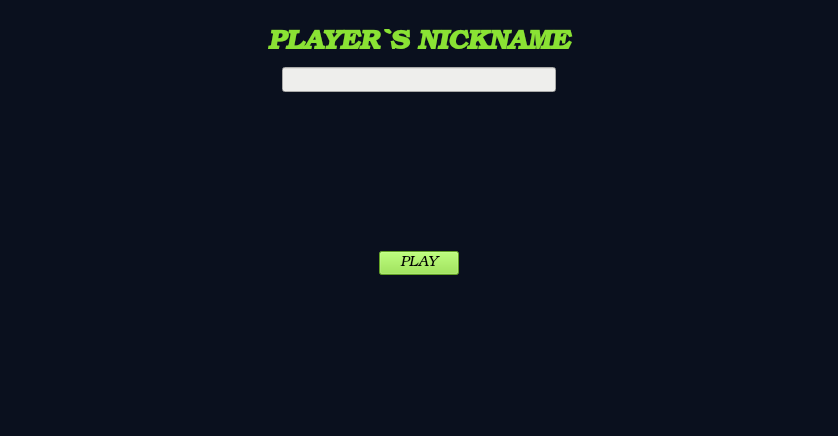
<?xml version="1.0" encoding="UTF-8"?>
<ui version="4.0">
 <class>MainWindow</class>
 <widget class="QMainWindow" name="MainWindow">
  <property name="enabled">
   <bool>true</bool>
  </property>
  <property name="geometry">
   <rect>
    <x>0</x>
    <y>0</y>
    <width>838</width>
    <height>436</height>
   </rect>
  </property>
  <property name="windowTitle">
   <string>MainWindow</string>
  </property>
  <property name="styleSheet">
   <string notr="true">background-color: rgb(10, 16, 30);</string>
  </property>
  <widget class="QWidget" name="centralwidget">
   <layout class="QVBoxLayout" name="verticalLayout">
    <item>
     <widget class="QLabel" name="logoLabel">
      <property name="text">
       <string/>
      </property>
      <property name="pixmap">
       <pixmap resource="Resources.qrc">:/images/GameLogo.png</pixmap>
      </property>
      <property name="scaledContents">
       <bool>true</bool>
      </property>
     </widget>
    </item>
    <item>
     <widget class="QLabel" name="nicknameLabel">
      <property name="font">
       <font>
        <family>URW Bookman</family>
        <weight>75</weight>
        <italic>true</italic>
        <bold>true</bold>
       </font>
      </property>
      <property name="text">
       <string>&lt;html&gt;&lt;head/&gt;&lt;body&gt;&lt;p align=&quot;center&quot;&gt;&lt;span style=&quot; font-size:20pt; color:#8ae234;&quot;&gt;PLAYER`S NICKNAME&lt;/span&gt;&lt;/p&gt;&lt;/body&gt;&lt;/html&gt;</string>
      </property>
     </widget>
    </item>
    <item>
     <layout class="QHBoxLayout" name="horizontalLayout_2">
      <item>
       <spacer name="horizontalSpacer">
        <property name="orientation">
         <enum>Qt::Horizontal</enum>
        </property>
        <property name="sizeHint" stdset="0">
         <size>
          <width>40</width>
          <height>20</height>
         </size>
        </property>
       </spacer>
      </item>
      <item>
       <widget class="QLineEdit" name="nicknameLineEdit">
        <property name="font">
         <font>
          <family>Tlwg Typo</family>
          <weight>75</weight>
          <bold>true</bold>
         </font>
        </property>
        <property name="styleSheet">
         <string notr="true">background-color: rgb(238, 238, 236);</string>
        </property>
       </widget>
      </item>
      <item>
       <spacer name="horizontalSpacer_2">
        <property name="orientation">
         <enum>Qt::Horizontal</enum>
        </property>
        <property name="sizeHint" stdset="0">
         <size>
          <width>40</width>
          <height>20</height>
         </size>
        </property>
       </spacer>
      </item>
     </layout>
    </item>
    <item>
     <spacer name="verticalSpacer">
      <property name="orientation">
       <enum>Qt::Vertical</enum>
      </property>
      <property name="sizeHint" stdset="0">
       <size>
        <width>20</width>
        <height>40</height>
       </size>
      </property>
     </spacer>
    </item>
    <item>
     <layout class="QHBoxLayout" name="horizontalLayout">
      <item>
       <spacer name="horizontalSpacer_4">
        <property name="orientation">
         <enum>Qt::Horizontal</enum>
        </property>
        <property name="sizeHint" stdset="0">
         <size>
          <width>40</width>
          <height>20</height>
         </size>
        </property>
       </spacer>
      </item>
      <item>
       <widget class="QPushButton" name="playBtn">
        <property name="font">
         <font>
          <family>URW Bookman</family>
          <pointsize>11</pointsize>
          <weight>7</weight>
          <italic>true</italic>
          <bold>false</bold>
          <underline>false</underline>
         </font>
        </property>
        <property name="styleSheet">
         <string notr="true">background-color: rgb(138, 226, 52);
font: 63 italic 11pt &quot;URW Bookman&quot;;</string>
        </property>
        <property name="text">
         <string>PLAY</string>
        </property>
       </widget>
      </item>
      <item>
       <spacer name="horizontalSpacer_5">
        <property name="orientation">
         <enum>Qt::Horizontal</enum>
        </property>
        <property name="sizeHint" stdset="0">
         <size>
          <width>40</width>
          <height>20</height>
         </size>
        </property>
       </spacer>
      </item>
     </layout>
    </item>
    <item>
     <spacer name="verticalSpacer_2">
      <property name="orientation">
       <enum>Qt::Vertical</enum>
      </property>
      <property name="sizeHint" stdset="0">
       <size>
        <width>20</width>
        <height>40</height>
       </size>
      </property>
     </spacer>
    </item>
   </layout>
  </widget>
 </widget>
 <resources>
  <include location="Resources.qrc"/>
 </resources>
 <connections/>
</ui>
